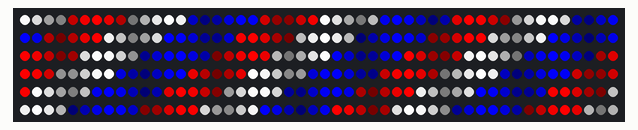
Recording of a sketch running on a simulated Arduino Uno, built with avr-gcc and run on an emulated ATmega328P. Parts: 300 RGB LEDs in strip order, left to right, continuing on the next row.

Above: at 0.15 s.
At 20.02 s:
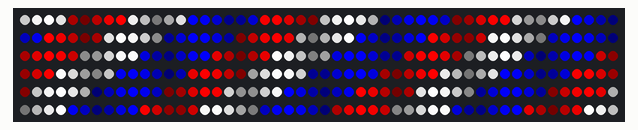
At 39.95 s:
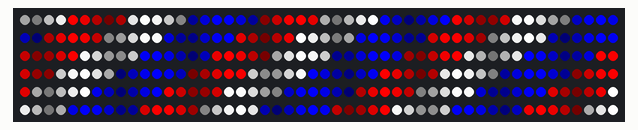

The sketch:

RedWhiteBlue-Running.ino
```cpp
#include "FastLED.h"
#define NUM_LEDS 300
CRGB leds[NUM_LEDS];
#define PIN 5

void setup()
{
  FastLED.addLeds<WS2811, PIN, GRB>(leds, NUM_LEDS).setCorrection( TypicalLEDStrip );
}

// *** REPLACE FROM HERE ***
void loop() {
  RunningLights();
}

void RunningLights() {
  byte red;
  byte green;
  byte blue;
  int Position=0;
  int colorChange = 0;

  for(int j=0; j<NUM_LEDS * 10; j++)
  {
    colorChange++;
    if(colorChange >= 3) {
      colorChange = 0;
    }

      Position++; // = 0; //Position + Rate;
      for(int i=0; i<NUM_LEDS; i++) {


        // Change the color of the lights every 6th light
        colorChange++;
        // Reset counter at 16 back to 0
        if(colorChange >= 16) {
          colorChange = 0;
        }


        // Set color RED
        if(colorChange == 5){
          red = 0xff;
          green = 0;
          blue = 0;

        // Set color WHITE
        } else if(colorChange == 10) {
          red = 0xff;
          green = 0xff;
          blue = 0xff;

        // Set color BLUE
        } else if(colorChange == 15) {
          red = 0;
          green = 0;
          blue = 0xff;
        }

        // Sin wave
        setPixel(i,((sin(i+Position) * 127 + 128)/255)*red,
                   ((sin(i+Position) * 127 + 128)/255)*green,
                   ((sin(i+Position) * 127 + 128)/255)*blue);

     }

      showStrip();
  }
}
// *** REPLACE TO HERE ***

void showStrip() {
   // FastLED
   FastLED.show();
}

void setPixel(int Pixel, byte red, byte green, byte blue) {
 #ifdef ADAFRUIT_NEOPIXEL_H
   // NeoPixel
   strip.setPixelColor(Pixel, strip.Color(red, green, blue));
 #endif
 #ifndef ADAFRUIT_NEOPIXEL_H
   // FastLED
   leds[Pixel].r = red;
   leds[Pixel].g = green;
   leds[Pixel].b = blue;
 #endif
}

void setAll(byte red, byte green, byte blue) {
  for(int i = 0; i < NUM_LEDS; i++ ) {
    setPixel(i, red, green, blue);
  }
  showStrip();
}
```
